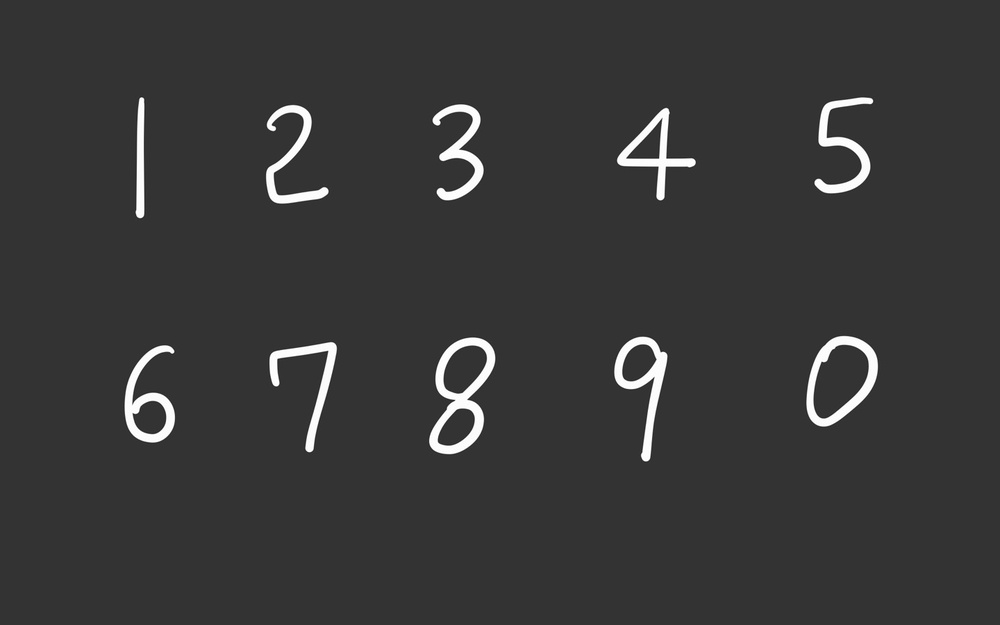
#> input picture test2.jpg, 1000 x 625 px, shrunk from 1440 x 900 before the run
$ jupyter execute main.ipynb
#> lines starting #> are read from the running program, lines starting #| are printed output that depends on the picture; after the words box and inside, x2 and y2 are one past the last pixel; in counts of white or black regions, pixels touching at a corner belong together
[cell 1]
import cv2
import matplotlib.pyplot as plt

image = cv2.imread('test2.jpg')
#> image is the input picture: shape (625, 1000, 3); min 20, max 255, mean 56.4
image_gray = cv2.cvtColor(image, cv2.COLOR_BGR2GRAY)
ret, thresh = cv2.threshold(image_gray, 127, 255, 0)
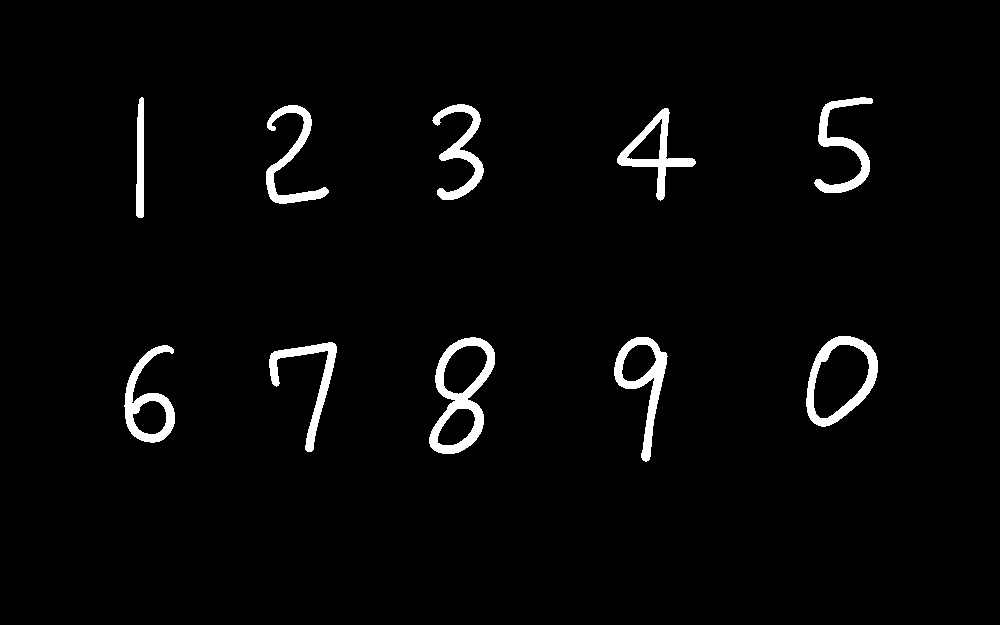
#> thresh: shape (625, 1000); 2.8% white; 10 white regions, largest, box (x1, y1, x2, y2) and area: (429, 337, 495, 454) 2639, (806, 336, 878, 427) 1989, (614, 337, 668, 462) 1920
plt.imshow(cv2.cvtColor(thresh, cv2.COLOR_GRAY2RGB))
plt.show()

## 이진화

[cell 2]
contours = cv2.findContours(thresh, cv2.RETR_EXTERNAL, cv2.CHAIN_APPROX_SIMPLE)[0]
#> contours = 10 contours; largest, box (x1, y1, x2, y2) and area: (429, 337, 495, 454) 4838, (806, 336, 878, 427) 4615, (614, 337, 668, 462) 2638, (124, 345, 175, 443) 2429, (617, 108, 696, 201) 2192
# image = cv2.drawContours(image, contours, -1, (0, 255, 0), 4)

for contour in contours:
    x, y, w, h = cv2.boundingRect(contour)
    cv2.rectangle(image, (x, y), (x + w, y + h), (0, 255, 0), 5)
#> this loop made 10 passes
#> (x, y, w, h) on passes 1 to 10: (124, 345, 51, 98), (269, 342, 68, 110), (614, 337, 54, 125), (429, 337, 66, 117), (806, 336, 72, 91), (617, 108, 79, 93), (266, 105, 63, 99), (432, 104, 52, 96), (814, 97, 59, 96), (136, 97, 8, 121)
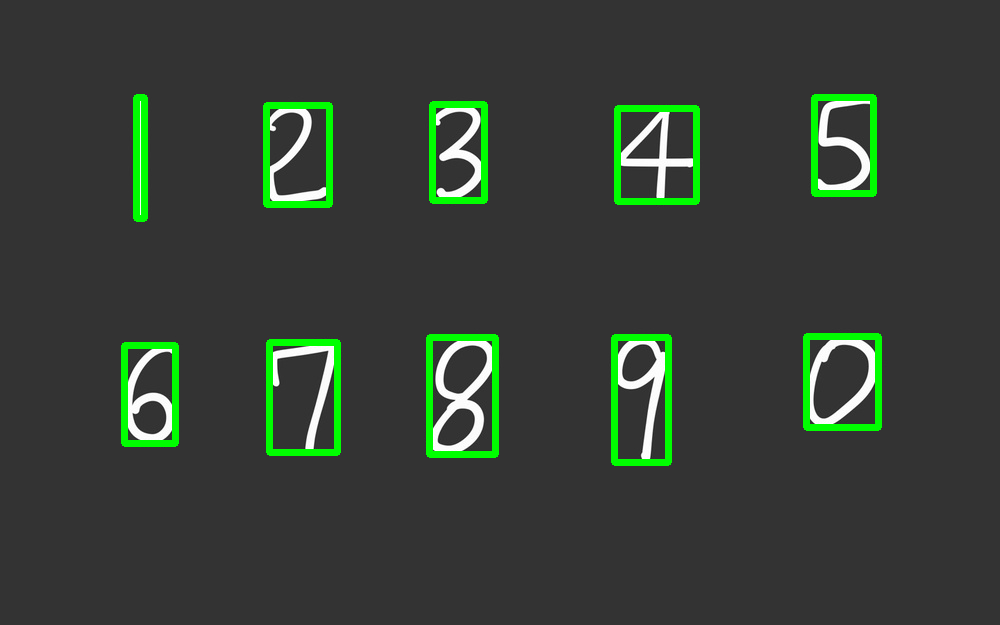
#> image: shape (625, 1000, 3); 3.59% of pixels changed, all inside (x1, y1, x2, y2) = (121, 94, 882, 466)

cv2.imwrite('result.png', image)
#> Out = True

$ run again, with test.jpg copied over test2.jpg
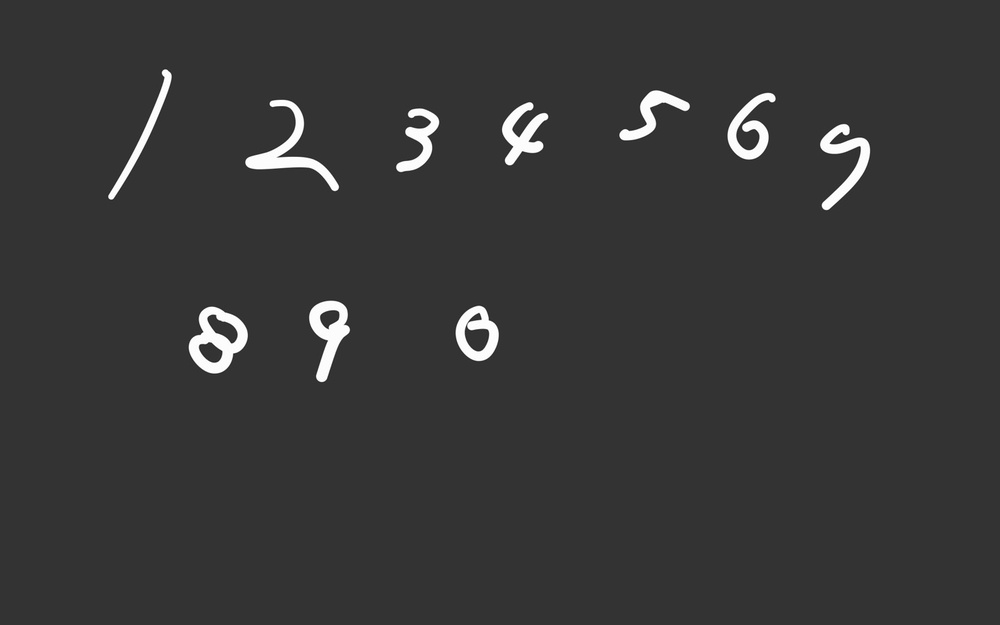
#> input picture test.jpg, 1000 x 625 px, shrunk from 1440 x 900 before the run
#> image is the input picture: shape (625, 1000, 3); min 23, max 255, mean 55.3
#> `ret, thresh = cv2.threshold(image_gray, 127, 255, 0)`:
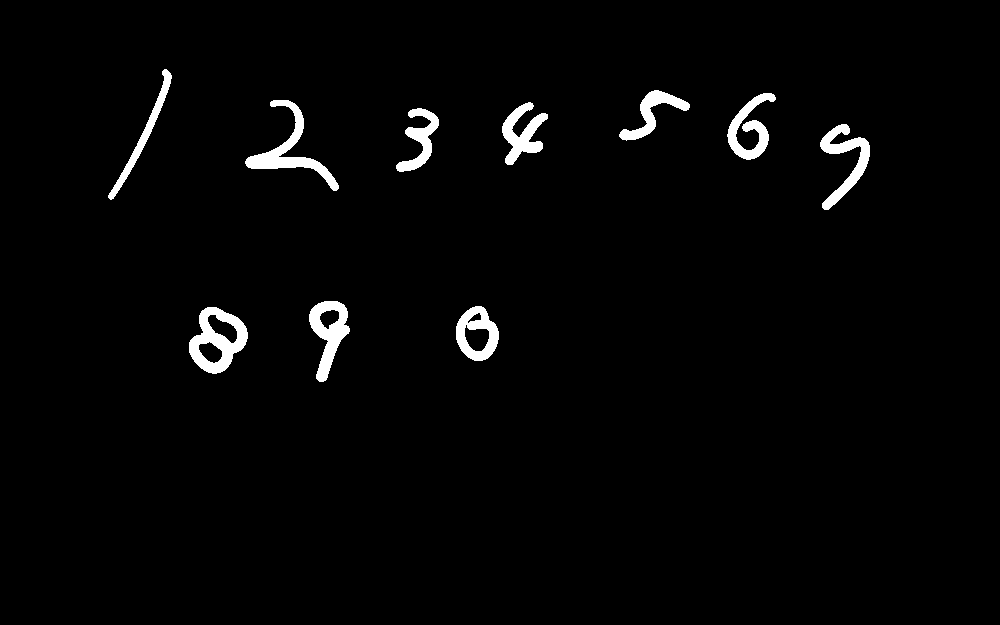
#> thresh: shape (625, 1000); 2.2% white; 10 white regions, largest, box (x1, y1, x2, y2) and area: (189, 307, 248, 374) 1959, (245, 100, 339, 191) 1805, (309, 301, 350, 382) 1553
#> contours = 10 contours; largest, box (x1, y1, x2, y2) and area: (189, 307, 248, 374) 2592, (309, 301, 350, 382) 1693, (456, 306, 499, 361) 1692, (245, 100, 339, 191) 1631, (820, 124, 870, 210) 1322
#> the loop `for contour in contours:` made 10 passes
#> (x, y, w, h) on passes 1 to 8: (189, 307, 59, 67), (456, 306, 43, 55), (309, 301, 41, 81), (820, 124, 50, 86), (396, 108, 43, 64), (502, 102, 46, 63), (245, 100, 94, 91), (727, 93, 49, 67)
#> after the loop `for contour in contours:`:
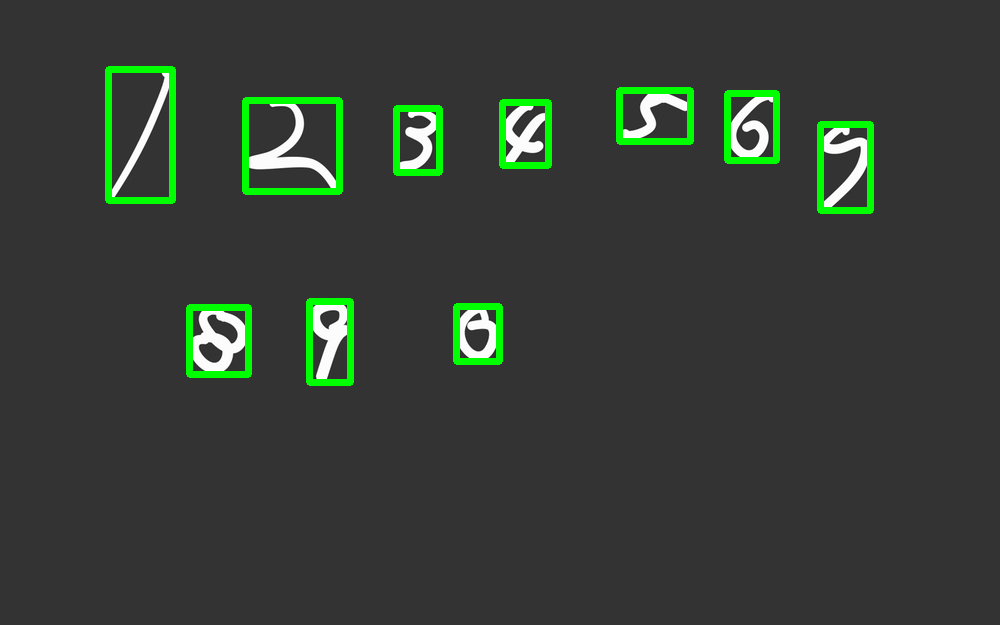
#> image: shape (625, 1000, 3); 2.92% of pixels changed, all inside (x1, y1, x2, y2) = (105, 66, 874, 386)
#> Out = True
